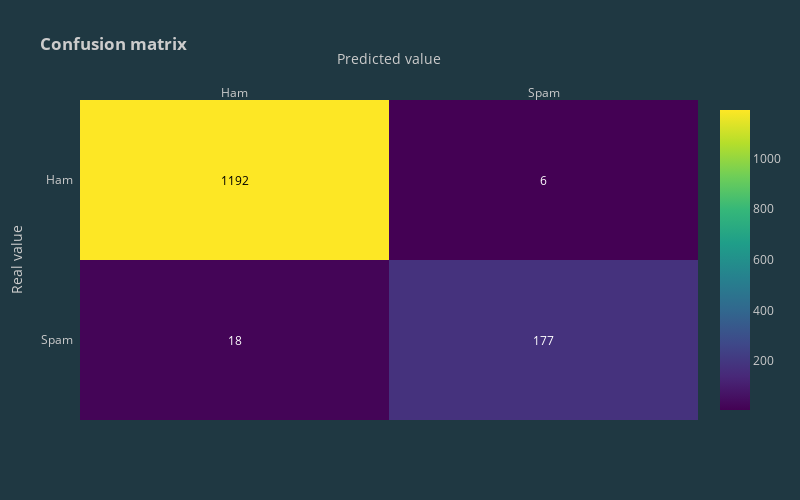

Here is the notebook cell this chart was saved with:
### Code cell
y_preds = (model.predict(X_test) > 0.5).astype("int32")
conf_matrix(metrics.confusion_matrix(y_test, y_preds))

### Figure 1 — Plotly figure (JSON) as saved in the notebook; plotly's stock layout.template omitted (floating-point values rounded to 4 significant figures)
{"data": [{"colorscale": [[0, "#440154"], [0.1111, "#482878"], [0.2222, "#3e4989"], [0.3333, "#31688e"], [0.4444, "#26828e"], [0.5556, "#1f9e89"], [0.6667, "#35b779"], [0.7778, "#6ece58"], [0.8889, "#b5de2b"], [1, "#fde725"]], "reversescale": false, "showscale": true, "type": "heatmap", "x": ["Ham", "Spam"], "y": ["Spam", "Ham"], "z": [[18, 177], [1192, 6]]}], "layout": {"annotations": [{"font": {"color": "#FFFFFF"}, "showarrow": false, "text": "18", "x": "Ham", "xref": "x", "y": "Spam", "yref": "y"}, {"font": {"color": "#FFFFFF"}, "showarrow": false, "text": "177", "x": "Spam", "xref": "x", "y": "Spam", "yref": "y"}, {"font": {"color": "#000000"}, "showarrow": false, "text": "1192", "x": "Ham", "xref": "x", "y": "Ham", "yref": "y"}, {"font": {"color": "#FFFFFF"}, "showarrow": false, "text": "6", "x": "Spam", "xref": "x", "y": "Ham", "yref": "y"}], "height": 500, "title": {"text": "<b>Confusion matrix</b>"}, "width": 800, "xaxis": {"dtick": 1, "gridcolor": "rgb(0, 0, 0)", "side": "top", "ticks": "", "title": {"text": "Predicted value"}}, "yaxis": {"dtick": 1, "ticks": "", "ticksuffix": "  ", "title": {"text": "Real value"}}}}
